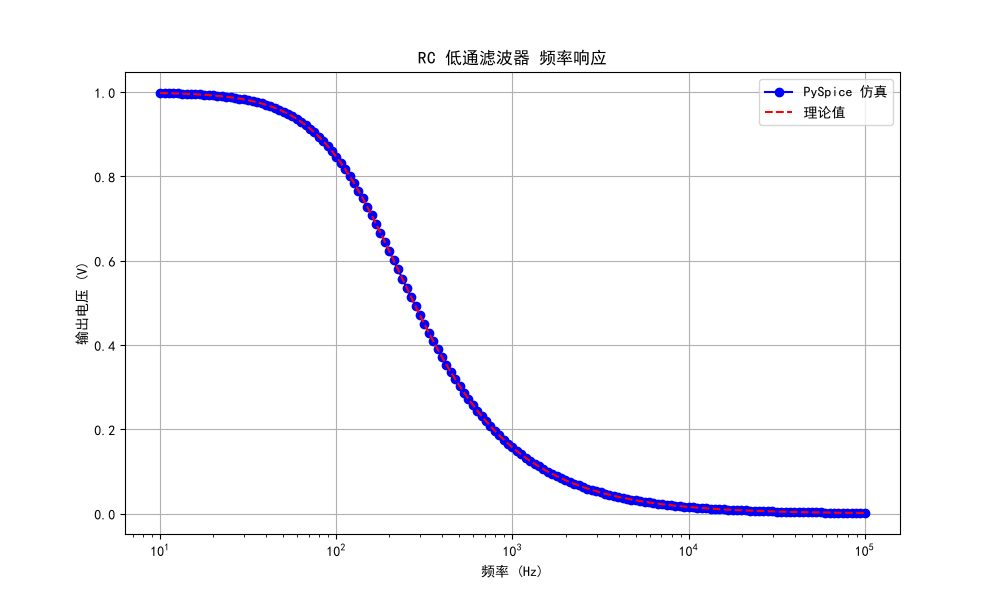

The Python source for this figure:
import matplotlib.pyplot as plt
import numpy as np
from PySpice.Spice.Netlist import Circuit
from PySpice.Unit import *

plt.rcParams['font.sans-serif'] = ['SimHei']
plt.rcParams['axes.unicode_minus'] = False

# ===== 1. 定义电路 =====
circuit = Circuit('RC Low-Pass Filter')

# 交流电压源：直流偏置 0V，交流幅值 1V
circuit.V('input', 'input', circuit.gnd, 'DC 0V AC 1V')
circuit.R('1', 'input', 'out', 1 @ u_kOhm)
circuit.C('1', 'out', circuit.gnd, 1 @ u_uF)

# ===== 2. 运行交流分析 =====
simulator = circuit.simulator()
analysis = simulator.ac(start_frequency=10 @ u_Hz, stop_frequency=100 @ u_kHz,
                        number_of_points=40, variation='dec')

# ===== 3. 提取结果 =====
out_voltage = np.abs(analysis['out'])
freq = np.array(analysis.frequency)   # 转成纯数字数组

# ===== 4. 理论值计算 =====
R = 1e3   # 1kΩ
C = 1e-6  # 1μF
theoretical = 1 / np.sqrt(1 + (2 * np.pi * freq * R * C)**2)

# ===== 5. 画图对比 =====
plt.figure(figsize=(10, 6))
plt.semilogx(freq, out_voltage, 'bo-', label='PySpice 仿真')
plt.semilogx(freq, theoretical, 'r--', label='理论值')
plt.xlabel('频率 (Hz)')
plt.ylabel('输出电压 (V)')
plt.title('RC 低通滤波器 频率响应')
plt.legend()
plt.grid(True)
plt.savefig('rc_lowpass.png')
plt.show()

# ===== 6. 打印对比表 =====
print("\n频率(Hz) | 理论值(V) | 仿真值(V) | 误差")
print("-" * 50)
for i in range(0, len(freq), 5):   # 每隔5个点打印一次
    f = freq[i]
    t = theoretical[i]
    s = float(out_voltage[i])
    err = abs(t - s) / t * 100
    print(f"{f:8.1f} | {t:9.4f} | {s:9.4f} | {err:5.2f}%")
